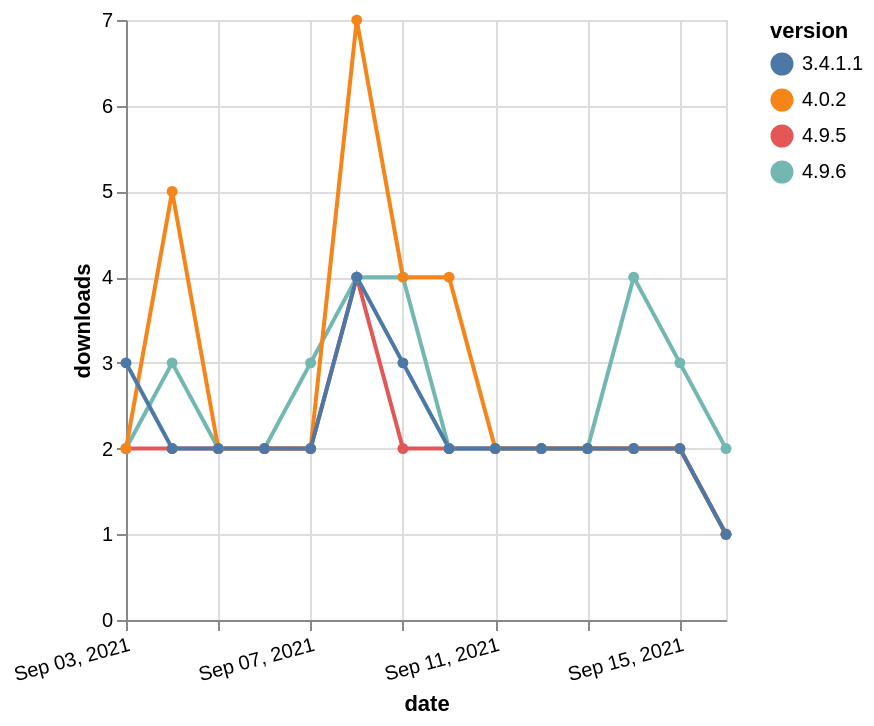

Here is the Vega-Lite specification saved for this chart:
### Vega-Lite specification from a JSON file in a GitHub repository (floating-point values rounded to 4 significant figures)
{"$schema": "https://vega.github.io/schema/vega-lite/v5.json", "description": "A simple bar chart with embedded data.", "data": {"values": [{"date": "2021-09-03", "total": 3085, "delta": 2, "version": "4.9.5"}, {"date": "2021-09-04", "total": 3087, "delta": 2, "version": "4.9.5"}, {"date": "2021-09-05", "total": 3089, "delta": 2, "version": "4.9.5"}, {"date": "2021-09-06", "total": 3091, "delta": 2, "version": "4.9.5"}, {"date": "2021-09-07", "total": 3093, "delta": 2, "version": "4.9.5"}, {"date": "2021-09-08", "total": 3097, "delta": 4, "version": "4.9.5"}, {"date": "2021-09-09", "total": 3099, "delta": 2, "version": "4.9.5"}, {"date": "2021-09-10", "total": 3101, "delta": 2, "version": "4.9.5"}, {"date": "2021-09-11", "total": 3103, "delta": 2, "version": "4.9.5"}, {"date": "2021-09-12", "total": 3105, "delta": 2, "version": "4.9.5"}, {"date": "2021-09-13", "total": 3107, "delta": 2, "version": "4.9.5"}, {"date": "2021-09-14", "total": 3109, "delta": 2, "version": "4.9.5"}, {"date": "2021-09-15", "total": 3111, "delta": 2, "version": "4.9.5"}, {"date": "2021-09-16", "total": 3112, "delta": 1, "version": "4.9.5"}, {"date": "2021-09-03", "total": 4003, "delta": 2, "version": "4.9.6"}, {"date": "2021-09-04", "total": 4006, "delta": 3, "version": "4.9.6"}, {"date": "2021-09-05", "total": 4008, "delta": 2, "version": "4.9.6"}, {"date": "2021-09-06", "total": 4010, "delta": 2, "version": "4.9.6"}, {"date": "2021-09-07", "total": 4013, "delta": 3, "version": "4.9.6"}, {"date": "2021-09-08", "total": 4017, "delta": 4, "version": "4.9.6"}, {"date": "2021-09-09", "total": 4021, "delta": 4, "version": "4.9.6"}, {"date": "2021-09-10", "total": 4023, "delta": 2, "version": "4.9.6"}, {"date": "2021-09-11", "total": 4025, "delta": 2, "version": "4.9.6"}, {"date": "2021-09-12", "total": 4027, "delta": 2, "version": "4.9.6"}, {"date": "2021-09-13", "total": 4029, "delta": 2, "version": "4.9.6"}, {"date": "2021-09-14", "total": 4033, "delta": 4, "version": "4.9.6"}, {"date": "2021-09-15", "total": 4036, "delta": 3, "version": "4.9.6"}, {"date": "2021-09-16", "total": 4038, "delta": 2, "version": "4.9.6"}, {"date": "2021-09-03", "total": 4377, "delta": 2, "version": "4.0.2"}, {"date": "2021-09-04", "total": 4382, "delta": 5, "version": "4.0.2"}, {"date": "2021-09-05", "total": 4384, "delta": 2, "version": "4.0.2"}, {"date": "2021-09-06", "total": 4386, "delta": 2, "version": "4.0.2"}, {"date": "2021-09-07", "total": 4388, "delta": 2, "version": "4.0.2"}, {"date": "2021-09-08", "total": 4395, "delta": 7, "version": "4.0.2"}, {"date": "2021-09-09", "total": 4399, "delta": 4, "version": "4.0.2"}, {"date": "2021-09-10", "total": 4403, "delta": 4, "version": "4.0.2"}, {"date": "2021-09-11", "total": 4405, "delta": 2, "version": "4.0.2"}, {"date": "2021-09-12", "total": 4407, "delta": 2, "version": "4.0.2"}, {"date": "2021-09-13", "total": 4409, "delta": 2, "version": "4.0.2"}, {"date": "2021-09-14", "total": 4411, "delta": 2, "version": "4.0.2"}, {"date": "2021-09-15", "total": 4413, "delta": 2, "version": "4.0.2"}, {"date": "2021-09-16", "total": 4414, "delta": 1, "version": "4.0.2"}, {"date": "2021-09-03", "total": 3201, "delta": 3, "version": "3.4.1.1"}, {"date": "2021-09-04", "total": 3203, "delta": 2, "version": "3.4.1.1"}, {"date": "2021-09-05", "total": 3205, "delta": 2, "version": "3.4.1.1"}, {"date": "2021-09-06", "total": 3207, "delta": 2, "version": "3.4.1.1"}, {"date": "2021-09-07", "total": 3209, "delta": 2, "version": "3.4.1.1"}, {"date": "2021-09-08", "total": 3213, "delta": 4, "version": "3.4.1.1"}, {"date": "2021-09-09", "total": 3216, "delta": 3, "version": "3.4.1.1"}, {"date": "2021-09-10", "total": 3218, "delta": 2, "version": "3.4.1.1"}, {"date": "2021-09-11", "total": 3220, "delta": 2, "version": "3.4.1.1"}, {"date": "2021-09-12", "total": 3222, "delta": 2, "version": "3.4.1.1"}, {"date": "2021-09-13", "total": 3224, "delta": 2, "version": "3.4.1.1"}, {"date": "2021-09-14", "total": 3226, "delta": 2, "version": "3.4.1.1"}, {"date": "2021-09-15", "total": 3228, "delta": 2, "version": "3.4.1.1"}, {"date": "2021-09-16", "total": 3229, "delta": 1, "version": "3.4.1.1"}]}, "width": "container", "mark": {"type": "line", "point": {"filled": true}}, "encoding": {"x": {"field": "date", "type": "temporal", "timeUnit": "yearmonthdate", "title": "date", "axis": {"labelAngle": -15}}, "y": {"field": "delta", "type": "quantitative", "title": "downloads"}, "color": {"field": "version", "type": "nominal"}, "tooltip": {"field": "delta"}}}
